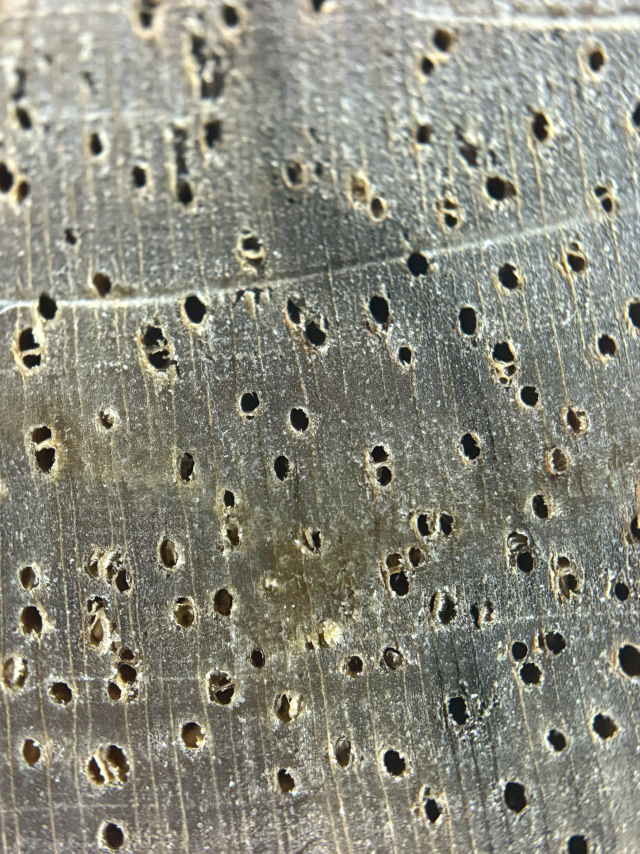
#> input picture Go_that/Keo lai/z6972668692917_cd25a9e33254ff1c55a6f968f0cefec4.jpg, 1920 x 2560 px, given as the content of the folder C:/WoodAI/data/data_blur/Keo lai/clear, which was not available (shown at 1/3 size)
$ python check_blur_quanlity.py   (older library calls are emulated)
#> lines starting #> are read from the running program, lines starting #| are printed output that depends on the picture; pictures that were not available may be replaced by others from this repository, and a replacement may not be noted
import os
import cv2
import shutil
from tqdm import tqdm

def variance_of_laplacian(image_path):
    try:
        image = cv2.imread(image_path, cv2.IMREAD_GRAYSCALE)
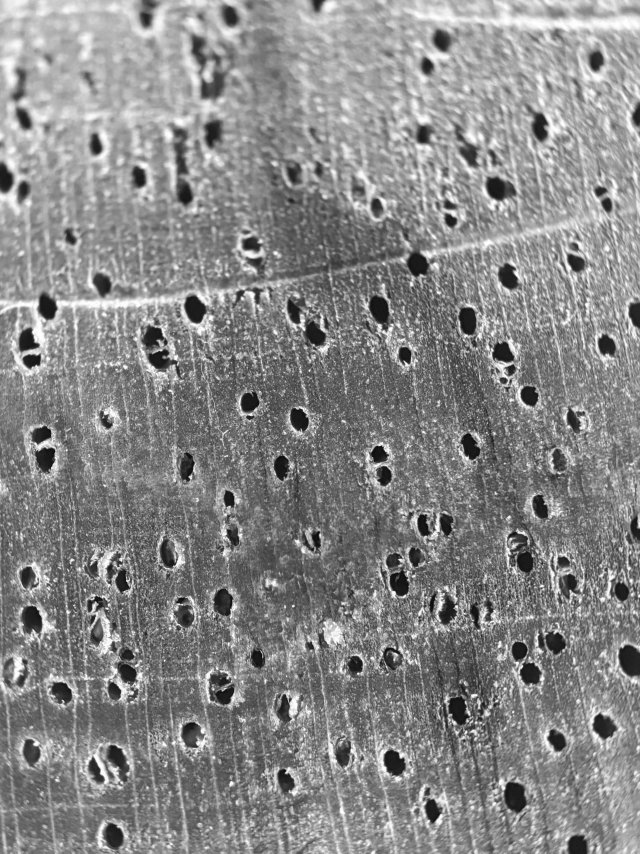
#> image: shape (2560, 1920) (shown at 1/3 size); min 1, max 255, mean 136.4
        return cv2.Laplacian(image, cv2.CV_64F).var()
    except:
        return -1

def select_sharpest_images_for_class(class_folder, output_folder, num_images):
    os.makedirs(output_folder, exist_ok=True)

    image_files = [
        f for f in os.listdir(class_folder)
        if f.lower().endswith(('.jpg', '.jpeg', '.png'))
    ]

    scores = []
    print(f"\nĐang xử lý class: {os.path.basename(class_folder)}")

    for file in tqdm(image_files, desc="🔍 Đánh giá độ nét"):
        full_path = os.path.join(class_folder, file)
        score = variance_of_laplacian(full_path)
#> score = 223.9
        if score != -1:
            scores.append((full_path, score))

    if len(scores) < num_images:
        print(f"Chỉ có {len(scores)} ảnh hợp lệ, ít hơn số lượng yêu cầu {num_images}")
#| Chỉ có 1 ảnh hợp lệ, ít hơn số lượng yêu cầu 1500
        num_images = len(scores)
#> num_images = 1

    # Sắp xếp theo độ nét giảm dần
    scores.sort(key=lambda x: x[1], reverse=True)

    # Chọn top N ảnh
    selected = scores[:num_images]
#> selected = 1 item

    # Copy ảnh ra thư mục đích
    for src_path, score in selected:
        fname = os.path.basename(src_path)
        dst_path = os.path.join(output_folder, fname)
        shutil.copy(src_path, dst_path)
#> this loop made 1 pass
#> score on pass 1: 223.9

    print(f"Đã chọn {len(selected)} ảnh nét nhất lưu vào: {output_folder}")
#| Đã chọn 1 ảnh nét nhất lưu vào: C:\WoodAI\data\data_train\Keo lai

# Đổi đường dẫn và số lượng tại đây
select_sharpest_images_for_class(
    class_folder=r"C:\WoodAI\data\data_blur\Keo lai\clear",
    output_folder=r"C:\WoodAI\data\data_train\Keo lai",
    num_images=1500
)

$ run again, on Go_that/Keo lai/z6972668802456_6c72eeca3dac0b2076560a8bc0220e6c.jpg
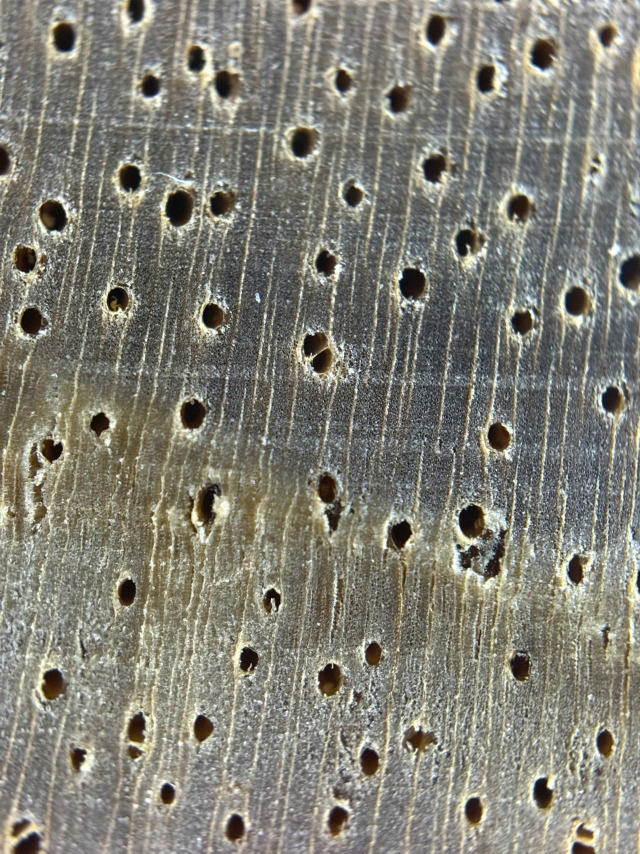
#> input picture Go_that/Keo lai/z6972668802456_6c72eeca3dac0b2076560a8bc0220e6c.jpg, 1920 x 2560 px, given as the content of the folder C:/WoodAI/data/data_blur/Keo lai/clear, which was not available (shown at 1/3 size)
#> in variance_of_laplacian, `image = cv2.imread(image_path, cv2.IMREAD_GRAYSCALE)`:
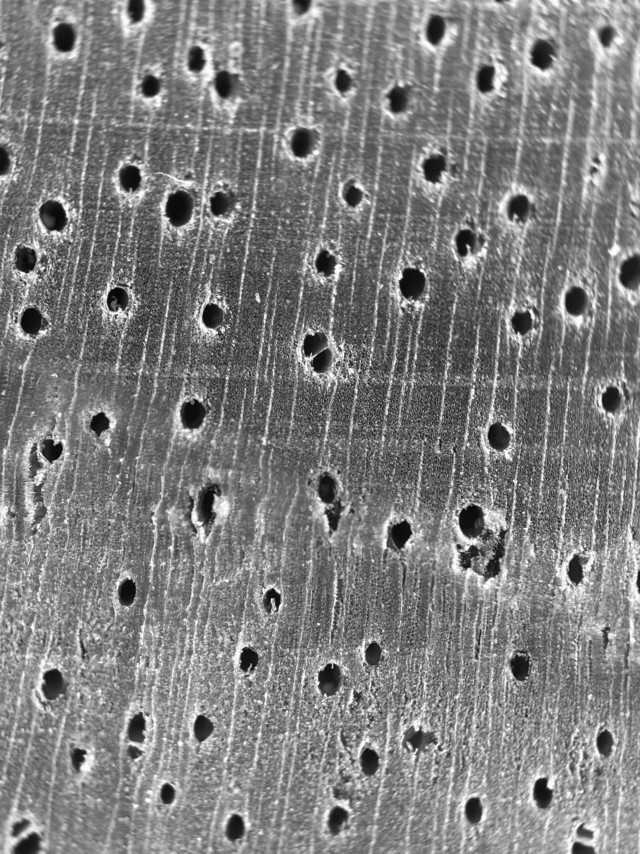
#> image: shape (2560, 1920) (shown at 1/3 size); min 0, max 255, mean 127.3
#> in select_sharpest_images_for_class, `score = variance_of_laplacian(full_path)`: score = 219.7
#| Chỉ có 1 ảnh hợp lệ, ít hơn số lượng yêu cầu 1500
#> num_images = 1
#> selected = 1 item
#> the loop in select_sharpest_images_for_class, `for src_path, score in selected:` made 1 pass
#> score on pass 1: 219.7
#| Đã chọn 1 ảnh nét nhất lưu vào: C:\WoodAI\data\data_train\Keo lai

$ run again, on Go_that/Keo lai/z6972668808281_f3e74dc634cd2f15aaf5f5b5f20b5b95.jpg
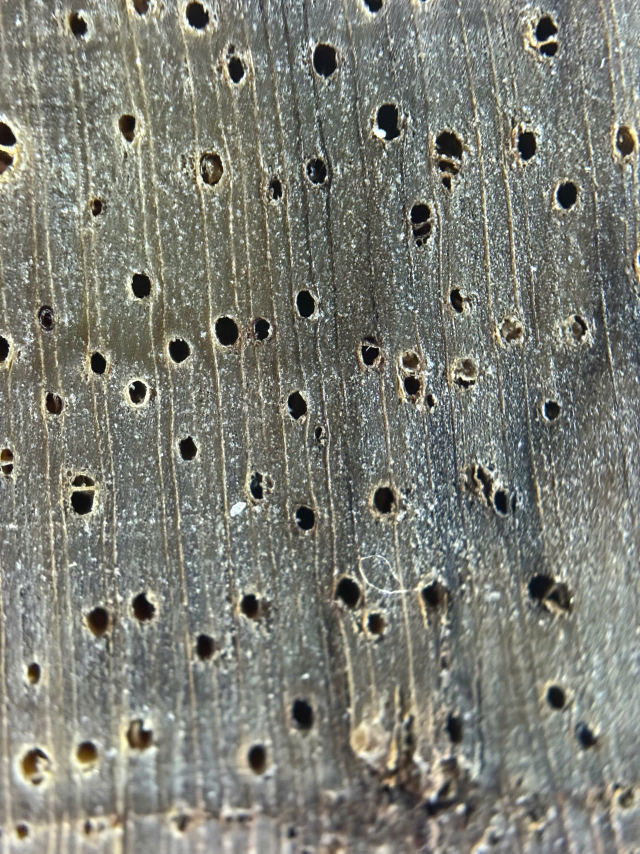
#> input picture Go_that/Keo lai/z6972668808281_f3e74dc634cd2f15aaf5f5b5f20b5b95.jpg, 1920 x 2560 px, given as the content of the folder C:/WoodAI/data/data_blur/Keo lai/clear, which was not available (shown at 1/3 size)
#> in variance_of_laplacian, `image = cv2.imread(image_path, cv2.IMREAD_GRAYSCALE)`:
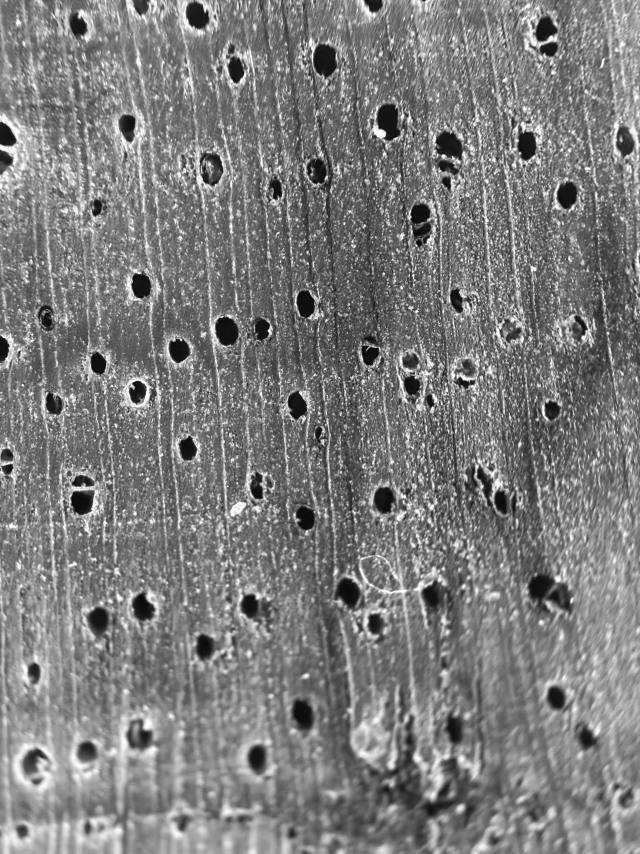
#> image: shape (2560, 1920) (shown at 1/3 size); min 0, max 255, mean 125.3
#> in select_sharpest_images_for_class, `score = variance_of_laplacian(full_path)`: score = 306.5
#| Chỉ có 1 ảnh hợp lệ, ít hơn số lượng yêu cầu 1500
#> num_images = 1
#> selected = 1 item
#> the loop in select_sharpest_images_for_class, `for src_path, score in selected:` made 1 pass
#> score on pass 1: 306.5
#| Đã chọn 1 ảnh nét nhất lưu vào: C:\WoodAI\data\data_train\Keo lai

$ run again, on Go_that/Keo lai/z6972668824608_a533a1deb8b2fbd05fb9904dfec45427.jpg
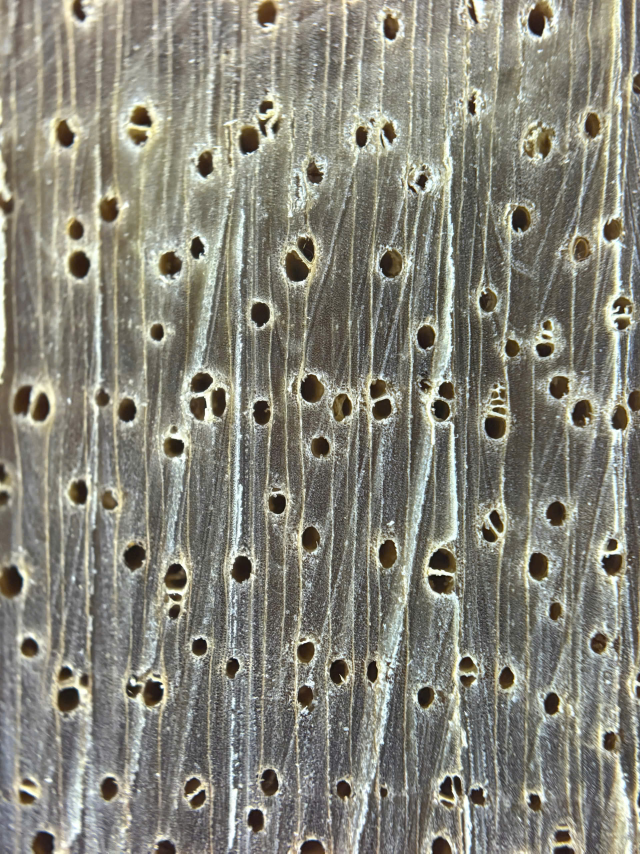
#> input picture Go_that/Keo lai/z6972668824608_a533a1deb8b2fbd05fb9904dfec45427.jpg, 1920 x 2560 px, given as the content of the folder C:/WoodAI/data/data_blur/Keo lai/clear, which was not available (shown at 1/3 size)
#> in variance_of_laplacian, `image = cv2.imread(image_path, cv2.IMREAD_GRAYSCALE)`:
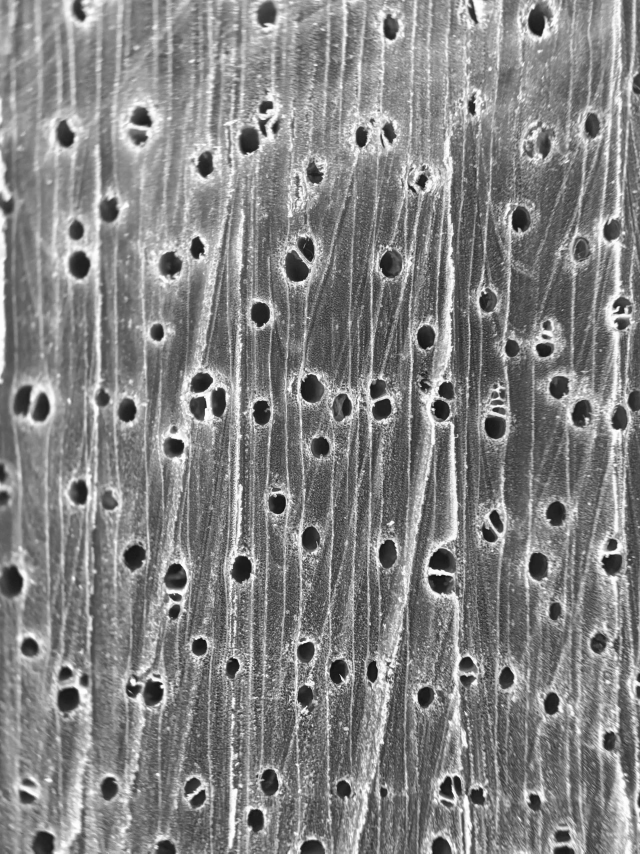
#> image: shape (2560, 1920) (shown at 1/3 size); min 2, max 255, mean 132.4
#> in select_sharpest_images_for_class, `score = variance_of_laplacian(full_path)`: score = 225
#| Chỉ có 1 ảnh hợp lệ, ít hơn số lượng yêu cầu 1500
#> num_images = 1
#> selected = 1 item
#> the loop in select_sharpest_images_for_class, `for src_path, score in selected:` made 1 pass
#> score on pass 1: 225
#| Đã chọn 1 ảnh nét nhất lưu vào: C:\WoodAI\data\data_train\Keo lai
